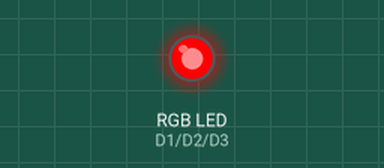
Bench run of a sketch on a simulated ESP8266 (NodeMCU). Shown: an RGB LED mixed from three pins (HIGH = lit).

Above: at 0.2 s.
At 1.2 s:
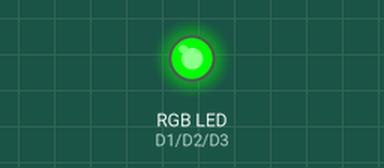
At 2.2 s:
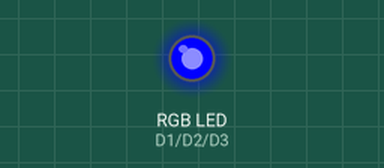
At 5.7 s:
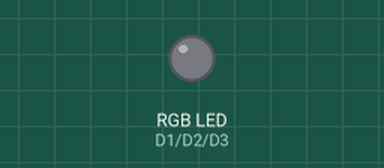
Timing chart, 0 to 6.9 s (numbered marks = the images above):
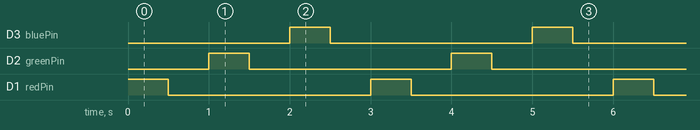

The sketch:

programando-nodemcu-esp8266-ide-arduino-led-RGB_12_05_2018.ino
```cpp
/*
NodeMCU example: RGB Led blinking
2016 by José Cintra
wwww.josecintra.com/blog
*/

int redPin = D1, greenPin = D2, bluePin = D3;

void setup() {
  pinMode(redPin, OUTPUT); pinMode(greenPin, OUTPUT); pinMode(bluePin, OUTPUT);
  }

void loop() {
  digitalWrite(redPin, HIGH); delay(500);
  digitalWrite(redPin, LOW); delay(500);
  digitalWrite(greenPin, HIGH); delay(500);
  digitalWrite(greenPin, LOW); delay(500);
  digitalWrite(bluePin, HIGH); delay(500);
  digitalWrite(bluePin, LOW); delay(500);
  }
```

Measured:
- by itself, D3 (bluePin), D2 (greenPin), D1 (redPin): alternates HIGH for 0.50 s and LOW for 2.5 s
- by itself, everything shown: repeats every 3.0 s, in 6 steps
